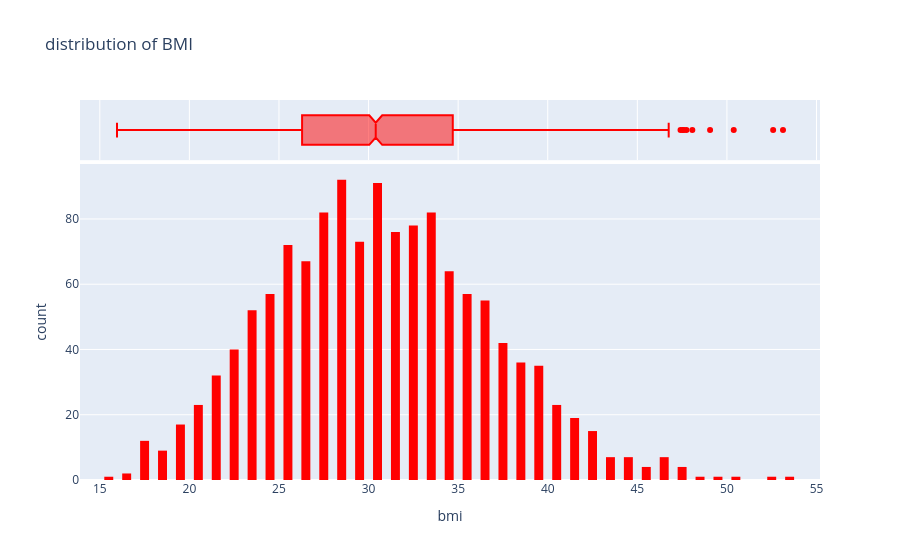

This figure's notebook cell:
### Code cell
fig = px.histogram(medical_df,
                   x = 'bmi',
                   marginal = 'box',
                   color_discrete_sequence=["red"],
                   title="distribution of BMI ")
fig.update_layout(bargap = 0.5)
pio.renderers.default = "vscode"
fig.show()

### Figure 1 — Plotly figure (JSON) as saved in the notebook; plotly's stock layout.template omitted (floating-point values rounded to 4 significant figures; data arrays with more than 128 entries replaced by an {"elided": "..."} marker saying what was removed)
{"data": [{"bingroup": "x", "hovertemplate": "bmi=%{x}<br>count=%{y}<extra></extra>", "legendgroup": "", "marker": {"color": "red", "pattern": {"shape": ""}}, "name": "", "orientation": "v", "showlegend": false, "type": "histogram", "x": {"elided": "1338 float values"}, "xaxis": "x", "yaxis": "y"}, {"hovertemplate": "bmi=%{x}<extra></extra>", "legendgroup": "", "marker": {"color": "red"}, "name": "", "notched": true, "showlegend": false, "type": "box", "x": {"elided": "1338 float values"}, "xaxis": "x2", "yaxis": "y2"}], "layout": {"bargap": 0.5, "barmode": "relative", "legend": {"tracegroupgap": 0}, "title": {"text": "distribution of BMI "}, "xaxis": {"anchor": "y", "domain": [0, 1], "title": {"text": "bmi"}}, "xaxis2": {"anchor": "y2", "domain": [0, 1], "matches": "x", "showgrid": true, "showticklabels": false}, "yaxis": {"anchor": "x", "domain": [0, 0.8316], "title": {"text": "count"}}, "yaxis2": {"anchor": "x2", "domain": [0.8416, 1], "matches": "y2", "showgrid": false, "showline": false, "showticklabels": false, "ticks": ""}}}
